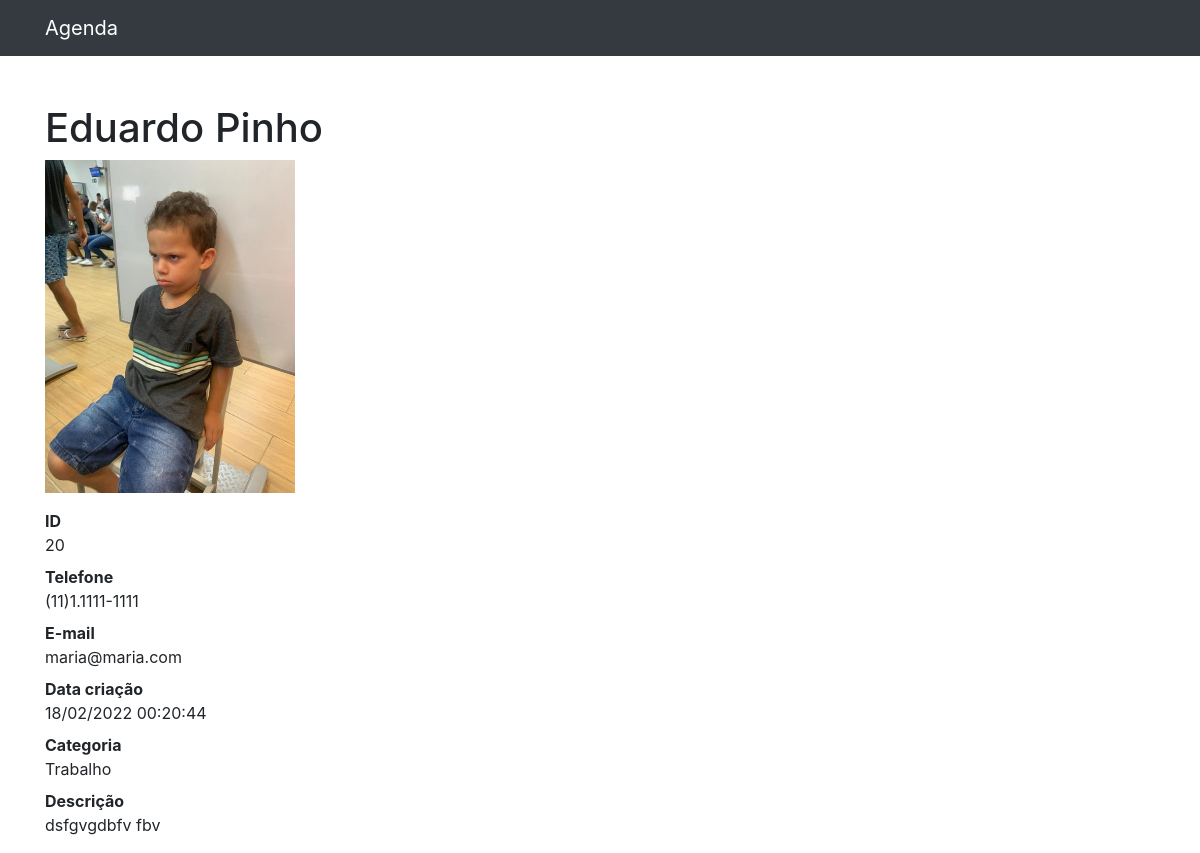
/20, run on the app's committed database.
### contatos/models.py (models this page shows, shortened)
class Contato(models.Model):
    nome = models.CharField(max_length=255)
    sobrenome = models.CharField(max_length=255, blank=True)
    telefone = models.CharField(max_length=255)
    email = models.CharField(max_length=255, blank=True)
    data_criacao = models.DateTimeField(default=timezone.now)
    descricao = models.TextField(blank=True)
    categoria = models.ForeignKey(Categoria, on_delete=models.DO_NOTHING)
    mostrar = models.BooleanField(default=True)
    foto = models.ImageField(blank=True, upload_to='fotos/%Y/%m')

class Categoria(models.Model):
    nome = models.CharField(max_length=255)
    def __str__(self):
        return self.nome

### contatos/views.py (the view)
# urls.py: path('<int:contato_id>', views.ver_contato, name='ver_contato'),
def ver_contato(request, contato_id):
    contato = get_object_or_404(Contato, id=contato_id)
    if not contato.mostrar:
        raise Http404()
    return render(request, 'contatos/ver_contato.html', {
         'contato': contato
    })

### contatos/templates/contatos/ver_contato.html
{% extends 'base.html' %}
{%block conteudo%}
    <h1 class="mt-5">{{ contato.nome }} {{ contato.sobrenome }}</h1>
    {% if contato.foto %}
    <p>
        <img src="{{ contato.foto.url }}" style="max-width: 250px; heigth: auto;">
    </p>
    {% endif %}
    <dl>
      <dt>ID</dt>
      <dd>{{ contato.id }}</dd>
      <dt>Telefone</dt>
      <dd>{{ contato.telefone }}</dd>
      <dt>E-mail</dt>
      <dd>{{ contato.email }}</dd>
      <dt>Data criação</dt>
      <dd>{{ contato.data_criacao | date:'d/m/Y H:i:s' }}</dd>
      <dt>Categoria</dt>
      <dd>{{ contato.categoria }}</dd>
      <dt>Descrição</dt>
      <dd>{{ contato.descricao }}</dd>
    </dl>
{%endblock%}

### data on the page
Contato: nome "Eduardo", sobrenome "Pinho", foto (picture), id "20", telefone "(11)1.1111-1111", email "maria@maria.com", data_criacao "18/02/2022 00:20:44", categoria "Trabalho", descricao "dsfgvgdbfv fbv"
